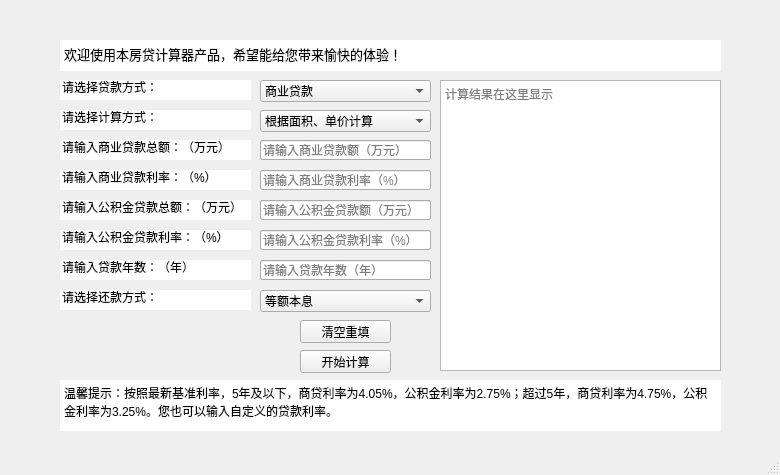
<?xml version="1.0" encoding="UTF-8"?>
<ui version="4.0">
 <class>MainWindow</class>
 <widget class="QMainWindow" name="MainWindow">
  <property name="geometry">
   <rect>
    <x>0</x>
    <y>0</y>
    <width>780</width>
    <height>475</height>
   </rect>
  </property>
  <property name="windowTitle">
   <string>MainWindow</string>
  </property>
  <widget class="QWidget" name="centralwidget">
   <widget class="QLineEdit" name="lineEdit_3B">
    <property name="geometry">
     <rect>
      <x>260</x>
      <y>200</y>
      <width>171</width>
      <height>20</height>
     </rect>
    </property>
    <property name="placeholderText">
     <string>请输入贷款总额（万元）</string>
    </property>
   </widget>
   <widget class="QLineEdit" name="lineEdit_4AB">
    <property name="geometry">
     <rect>
      <x>260</x>
      <y>230</y>
      <width>171</width>
      <height>20</height>
     </rect>
    </property>
    <property name="placeholderText">
     <string>请输入贷款年数（年）</string>
    </property>
   </widget>
   <widget class="QLineEdit" name="lineEdit_5AB">
    <property name="geometry">
     <rect>
      <x>260</x>
      <y>260</y>
      <width>171</width>
      <height>20</height>
     </rect>
    </property>
    <property name="placeholderText">
     <string>请输入贷款利率（%）</string>
    </property>
   </widget>
   <widget class="QPushButton" name="pushButton_1">
    <property name="geometry">
     <rect>
      <x>300</x>
      <y>320</y>
      <width>91</width>
      <height>23</height>
     </rect>
    </property>
    <property name="text">
     <string>清空重填</string>
    </property>
   </widget>
   <widget class="QPushButton" name="pushButton_2">
    <property name="geometry">
     <rect>
      <x>300</x>
      <y>350</y>
      <width>91</width>
      <height>23</height>
     </rect>
    </property>
    <property name="text">
     <string>开始计算</string>
    </property>
   </widget>
   <widget class="QTextEdit" name="textEdit_result">
    <property name="geometry">
     <rect>
      <x>440</x>
      <y>80</y>
      <width>281</width>
      <height>291</height>
     </rect>
    </property>
    <property name="focusPolicy">
     <enum>Qt::NoFocus</enum>
    </property>
    <property name="frameShape">
     <enum>QFrame::StyledPanel</enum>
    </property>
    <property name="lineWidth">
     <number>1</number>
    </property>
    <property name="documentTitle">
     <string/>
    </property>
    <property name="readOnly">
     <bool>true</bool>
    </property>
    <property name="placeholderText">
     <string>计算结果在这里显示</string>
    </property>
   </widget>
   <widget class="QComboBox" name="comboBox_1">
    <property name="geometry">
     <rect>
      <x>260</x>
      <y>80</y>
      <width>171</width>
      <height>22</height>
     </rect>
    </property>
    <property name="frame">
     <bool>true</bool>
    </property>
    <item>
     <property name="text">
      <string>商业贷款</string>
     </property>
    </item>
    <item>
     <property name="text">
      <string>公积金贷款</string>
     </property>
    </item>
    <item>
     <property name="text">
      <string>组合贷款</string>
     </property>
    </item>
   </widget>
   <widget class="QComboBox" name="comboBox_2">
    <property name="geometry">
     <rect>
      <x>260</x>
      <y>110</y>
      <width>171</width>
      <height>22</height>
     </rect>
    </property>
    <item>
     <property name="text">
      <string>根据面积、单价计算</string>
     </property>
    </item>
    <item>
     <property name="text">
      <string>根据贷款总额计算</string>
     </property>
    </item>
   </widget>
   <widget class="QLineEdit" name="lineEdit_1A">
    <property name="geometry">
     <rect>
      <x>260</x>
      <y>140</y>
      <width>171</width>
      <height>20</height>
     </rect>
    </property>
    <property name="placeholderText">
     <string>请输入房屋单价（元/m²）</string>
    </property>
   </widget>
   <widget class="QLineEdit" name="lineEdit_2A">
    <property name="geometry">
     <rect>
      <x>260</x>
      <y>170</y>
      <width>171</width>
      <height>20</height>
     </rect>
    </property>
    <property name="placeholderText">
     <string>请输入房屋面积（m²）</string>
    </property>
   </widget>
   <widget class="QLineEdit" name="lineEdit_3A">
    <property name="geometry">
     <rect>
      <x>260</x>
      <y>200</y>
      <width>171</width>
      <height>20</height>
     </rect>
    </property>
    <property name="placeholderText">
     <string>请输入贷款成数（成）</string>
    </property>
   </widget>
   <widget class="QComboBox" name="comboBox_3">
    <property name="geometry">
     <rect>
      <x>260</x>
      <y>290</y>
      <width>171</width>
      <height>22</height>
     </rect>
    </property>
    <item>
     <property name="text">
      <string>等额本息</string>
     </property>
    </item>
    <item>
     <property name="text">
      <string>等额本金</string>
     </property>
    </item>
   </widget>
   <widget class="QTextEdit" name="textEdit_tip">
    <property name="geometry">
     <rect>
      <x>60</x>
      <y>380</y>
      <width>661</width>
      <height>51</height>
     </rect>
    </property>
    <property name="focusPolicy">
     <enum>Qt::NoFocus</enum>
    </property>
    <property name="frameShape">
     <enum>QFrame::NoFrame</enum>
    </property>
    <property name="readOnly">
     <bool>true</bool>
    </property>
    <property name="html">
     <string>&lt;!DOCTYPE HTML PUBLIC &quot;-//W3C//DTD HTML 4.0//EN&quot; &quot;http://www.w3.org/TR/REC-html40/strict.dtd&quot;&gt;
&lt;html&gt;&lt;head&gt;&lt;meta name=&quot;qrichtext&quot; content=&quot;1&quot; /&gt;&lt;style type=&quot;text/css&quot;&gt;
p, li { white-space: pre-wrap; }
&lt;/style&gt;&lt;/head&gt;&lt;body style=&quot; font-family:'SimSun'; font-size:9pt; font-weight:400; font-style:normal;&quot;&gt;
&lt;p style=&quot; margin-top:0px; margin-bottom:0px; margin-left:0px; margin-right:0px; -qt-block-indent:0; text-indent:0px;&quot;&gt;温馨提示：按照最新基准利率，5年及以下，商贷利率为4.05%，公积金利率为2.75%；超过5年，商贷利率为4.75%，公积金利率为3.25%。您也可以输入自定义的贷款利率。&lt;/p&gt;&lt;/body&gt;&lt;/html&gt;</string>
    </property>
    <property name="placeholderText">
     <string/>
    </property>
   </widget>
   <widget class="QLineEdit" name="lineEdit_Q0">
    <property name="geometry">
     <rect>
      <x>60</x>
      <y>80</y>
      <width>191</width>
      <height>20</height>
     </rect>
    </property>
    <property name="focusPolicy">
     <enum>Qt::NoFocus</enum>
    </property>
    <property name="text">
     <string>请选择贷款方式：</string>
    </property>
    <property name="frame">
     <bool>false</bool>
    </property>
    <property name="readOnly">
     <bool>true</bool>
    </property>
   </widget>
   <widget class="QLineEdit" name="lineEdit_Q00">
    <property name="geometry">
     <rect>
      <x>60</x>
      <y>110</y>
      <width>191</width>
      <height>20</height>
     </rect>
    </property>
    <property name="focusPolicy">
     <enum>Qt::NoFocus</enum>
    </property>
    <property name="text">
     <string>请选择计算方式：</string>
    </property>
    <property name="frame">
     <bool>false</bool>
    </property>
    <property name="readOnly">
     <bool>true</bool>
    </property>
   </widget>
   <widget class="QLineEdit" name="lineEdit_Q1A">
    <property name="geometry">
     <rect>
      <x>60</x>
      <y>140</y>
      <width>191</width>
      <height>20</height>
     </rect>
    </property>
    <property name="focusPolicy">
     <enum>Qt::NoFocus</enum>
    </property>
    <property name="text">
     <string>请输入房屋单价：（元/m²）</string>
    </property>
    <property name="frame">
     <bool>false</bool>
    </property>
    <property name="readOnly">
     <bool>true</bool>
    </property>
   </widget>
   <widget class="QLineEdit" name="lineEdit_Q3B">
    <property name="geometry">
     <rect>
      <x>60</x>
      <y>200</y>
      <width>191</width>
      <height>20</height>
     </rect>
    </property>
    <property name="focusPolicy">
     <enum>Qt::NoFocus</enum>
    </property>
    <property name="text">
     <string>请输入贷款总额：（万元）</string>
    </property>
    <property name="frame">
     <bool>false</bool>
    </property>
    <property name="readOnly">
     <bool>true</bool>
    </property>
   </widget>
   <widget class="QLineEdit" name="lineEdit_Q4AB">
    <property name="geometry">
     <rect>
      <x>60</x>
      <y>230</y>
      <width>191</width>
      <height>20</height>
     </rect>
    </property>
    <property name="focusPolicy">
     <enum>Qt::NoFocus</enum>
    </property>
    <property name="text">
     <string>请输入贷款年数：（年）</string>
    </property>
    <property name="frame">
     <bool>false</bool>
    </property>
    <property name="readOnly">
     <bool>true</bool>
    </property>
   </widget>
   <widget class="QLineEdit" name="lineEdit_Q5AB">
    <property name="geometry">
     <rect>
      <x>60</x>
      <y>260</y>
      <width>191</width>
      <height>20</height>
     </rect>
    </property>
    <property name="focusPolicy">
     <enum>Qt::NoFocus</enum>
    </property>
    <property name="text">
     <string>请输入贷款利率：（%）</string>
    </property>
    <property name="frame">
     <bool>false</bool>
    </property>
    <property name="readOnly">
     <bool>true</bool>
    </property>
   </widget>
   <widget class="QLineEdit" name="lineEdit_Q2A">
    <property name="geometry">
     <rect>
      <x>60</x>
      <y>170</y>
      <width>191</width>
      <height>20</height>
     </rect>
    </property>
    <property name="focusPolicy">
     <enum>Qt::NoFocus</enum>
    </property>
    <property name="text">
     <string>请输入房屋面积：（m²）</string>
    </property>
    <property name="frame">
     <bool>false</bool>
    </property>
    <property name="readOnly">
     <bool>true</bool>
    </property>
   </widget>
   <widget class="QLineEdit" name="lineEdit_Q000">
    <property name="geometry">
     <rect>
      <x>60</x>
      <y>290</y>
      <width>191</width>
      <height>20</height>
     </rect>
    </property>
    <property name="focusPolicy">
     <enum>Qt::NoFocus</enum>
    </property>
    <property name="text">
     <string>请选择还款方式：</string>
    </property>
    <property name="frame">
     <bool>false</bool>
    </property>
    <property name="readOnly">
     <bool>true</bool>
    </property>
   </widget>
   <widget class="QTextEdit" name="textEdit_wel">
    <property name="geometry">
     <rect>
      <x>60</x>
      <y>40</y>
      <width>661</width>
      <height>31</height>
     </rect>
    </property>
    <property name="focusPolicy">
     <enum>Qt::NoFocus</enum>
    </property>
    <property name="frameShape">
     <enum>QFrame::NoFrame</enum>
    </property>
    <property name="readOnly">
     <bool>true</bool>
    </property>
    <property name="html">
     <string>&lt;!DOCTYPE HTML PUBLIC &quot;-//W3C//DTD HTML 4.0//EN&quot; &quot;http://www.w3.org/TR/REC-html40/strict.dtd&quot;&gt;
&lt;html&gt;&lt;head&gt;&lt;meta name=&quot;qrichtext&quot; content=&quot;1&quot; /&gt;&lt;style type=&quot;text/css&quot;&gt;
p, li { white-space: pre-wrap; }
&lt;/style&gt;&lt;/head&gt;&lt;body style=&quot; font-family:'SimSun'; font-size:9pt; font-weight:400; font-style:normal;&quot;&gt;
&lt;p style=&quot; margin-top:0px; margin-bottom:0px; margin-left:0px; margin-right:0px; -qt-block-indent:0; text-indent:0px;&quot;&gt;&lt;span style=&quot; font-size:10pt;&quot;&gt;欢迎使用本房贷计算器产品，希望能给您带来愉快的体验！&lt;/span&gt;&lt;/p&gt;&lt;/body&gt;&lt;/html&gt;</string>
    </property>
   </widget>
   <widget class="QLineEdit" name="lineEdit_Q3A">
    <property name="geometry">
     <rect>
      <x>60</x>
      <y>200</y>
      <width>191</width>
      <height>20</height>
     </rect>
    </property>
    <property name="focusPolicy">
     <enum>Qt::NoFocus</enum>
    </property>
    <property name="text">
     <string>请输入贷款成数：（成）</string>
    </property>
    <property name="frame">
     <bool>false</bool>
    </property>
    <property name="readOnly">
     <bool>true</bool>
    </property>
   </widget>
   <widget class="QLineEdit" name="lineEdit_Q1C">
    <property name="geometry">
     <rect>
      <x>60</x>
      <y>140</y>
      <width>191</width>
      <height>20</height>
     </rect>
    </property>
    <property name="focusPolicy">
     <enum>Qt::NoFocus</enum>
    </property>
    <property name="text">
     <string>请输入商业贷款总额：（万元）</string>
    </property>
    <property name="frame">
     <bool>false</bool>
    </property>
    <property name="readOnly">
     <bool>true</bool>
    </property>
   </widget>
   <widget class="QLineEdit" name="lineEdit_Q2C">
    <property name="geometry">
     <rect>
      <x>60</x>
      <y>170</y>
      <width>191</width>
      <height>20</height>
     </rect>
    </property>
    <property name="focusPolicy">
     <enum>Qt::NoFocus</enum>
    </property>
    <property name="text">
     <string>请输入商业贷款利率：（%）</string>
    </property>
    <property name="frame">
     <bool>false</bool>
    </property>
    <property name="readOnly">
     <bool>true</bool>
    </property>
   </widget>
   <widget class="QLineEdit" name="lineEdit_Q5C">
    <property name="geometry">
     <rect>
      <x>60</x>
      <y>260</y>
      <width>191</width>
      <height>20</height>
     </rect>
    </property>
    <property name="focusPolicy">
     <enum>Qt::NoFocus</enum>
    </property>
    <property name="text">
     <string>请输入贷款年数：（年）</string>
    </property>
    <property name="frame">
     <bool>false</bool>
    </property>
    <property name="readOnly">
     <bool>true</bool>
    </property>
   </widget>
   <widget class="QLineEdit" name="lineEdit_Q4C">
    <property name="geometry">
     <rect>
      <x>60</x>
      <y>230</y>
      <width>191</width>
      <height>20</height>
     </rect>
    </property>
    <property name="focusPolicy">
     <enum>Qt::NoFocus</enum>
    </property>
    <property name="text">
     <string>请输入公积金贷款利率：（%）</string>
    </property>
    <property name="frame">
     <bool>false</bool>
    </property>
    <property name="readOnly">
     <bool>true</bool>
    </property>
   </widget>
   <widget class="QLineEdit" name="lineEdit_Q3C">
    <property name="geometry">
     <rect>
      <x>60</x>
      <y>200</y>
      <width>191</width>
      <height>20</height>
     </rect>
    </property>
    <property name="focusPolicy">
     <enum>Qt::NoFocus</enum>
    </property>
    <property name="text">
     <string>请输入公积金贷款总额：（万元）</string>
    </property>
    <property name="frame">
     <bool>false</bool>
    </property>
    <property name="readOnly">
     <bool>true</bool>
    </property>
   </widget>
   <widget class="QLineEdit" name="lineEdit_1C">
    <property name="geometry">
     <rect>
      <x>260</x>
      <y>140</y>
      <width>171</width>
      <height>20</height>
     </rect>
    </property>
    <property name="placeholderText">
     <string>请输入商业贷款额（万元）</string>
    </property>
   </widget>
   <widget class="QLineEdit" name="lineEdit_2C">
    <property name="geometry">
     <rect>
      <x>260</x>
      <y>170</y>
      <width>171</width>
      <height>20</height>
     </rect>
    </property>
    <property name="placeholderText">
     <string>请输入商业贷款利率（%）</string>
    </property>
   </widget>
   <widget class="QLineEdit" name="lineEdit_3C">
    <property name="geometry">
     <rect>
      <x>260</x>
      <y>200</y>
      <width>171</width>
      <height>20</height>
     </rect>
    </property>
    <property name="placeholderText">
     <string>请输入公积金贷款额（万元）</string>
    </property>
   </widget>
   <widget class="QLineEdit" name="lineEdit_4C">
    <property name="geometry">
     <rect>
      <x>260</x>
      <y>230</y>
      <width>171</width>
      <height>20</height>
     </rect>
    </property>
    <property name="placeholderText">
     <string>请输入公积金贷款利率（%）</string>
    </property>
   </widget>
   <widget class="QLineEdit" name="lineEdit_5C">
    <property name="geometry">
     <rect>
      <x>260</x>
      <y>260</y>
      <width>171</width>
      <height>20</height>
     </rect>
    </property>
    <property name="placeholderText">
     <string>请输入贷款年数（年）</string>
    </property>
   </widget>
  </widget>
  <widget class="QStatusBar" name="statusbar"/>
 </widget>
 <resources/>
 <connections/>
</ui>
